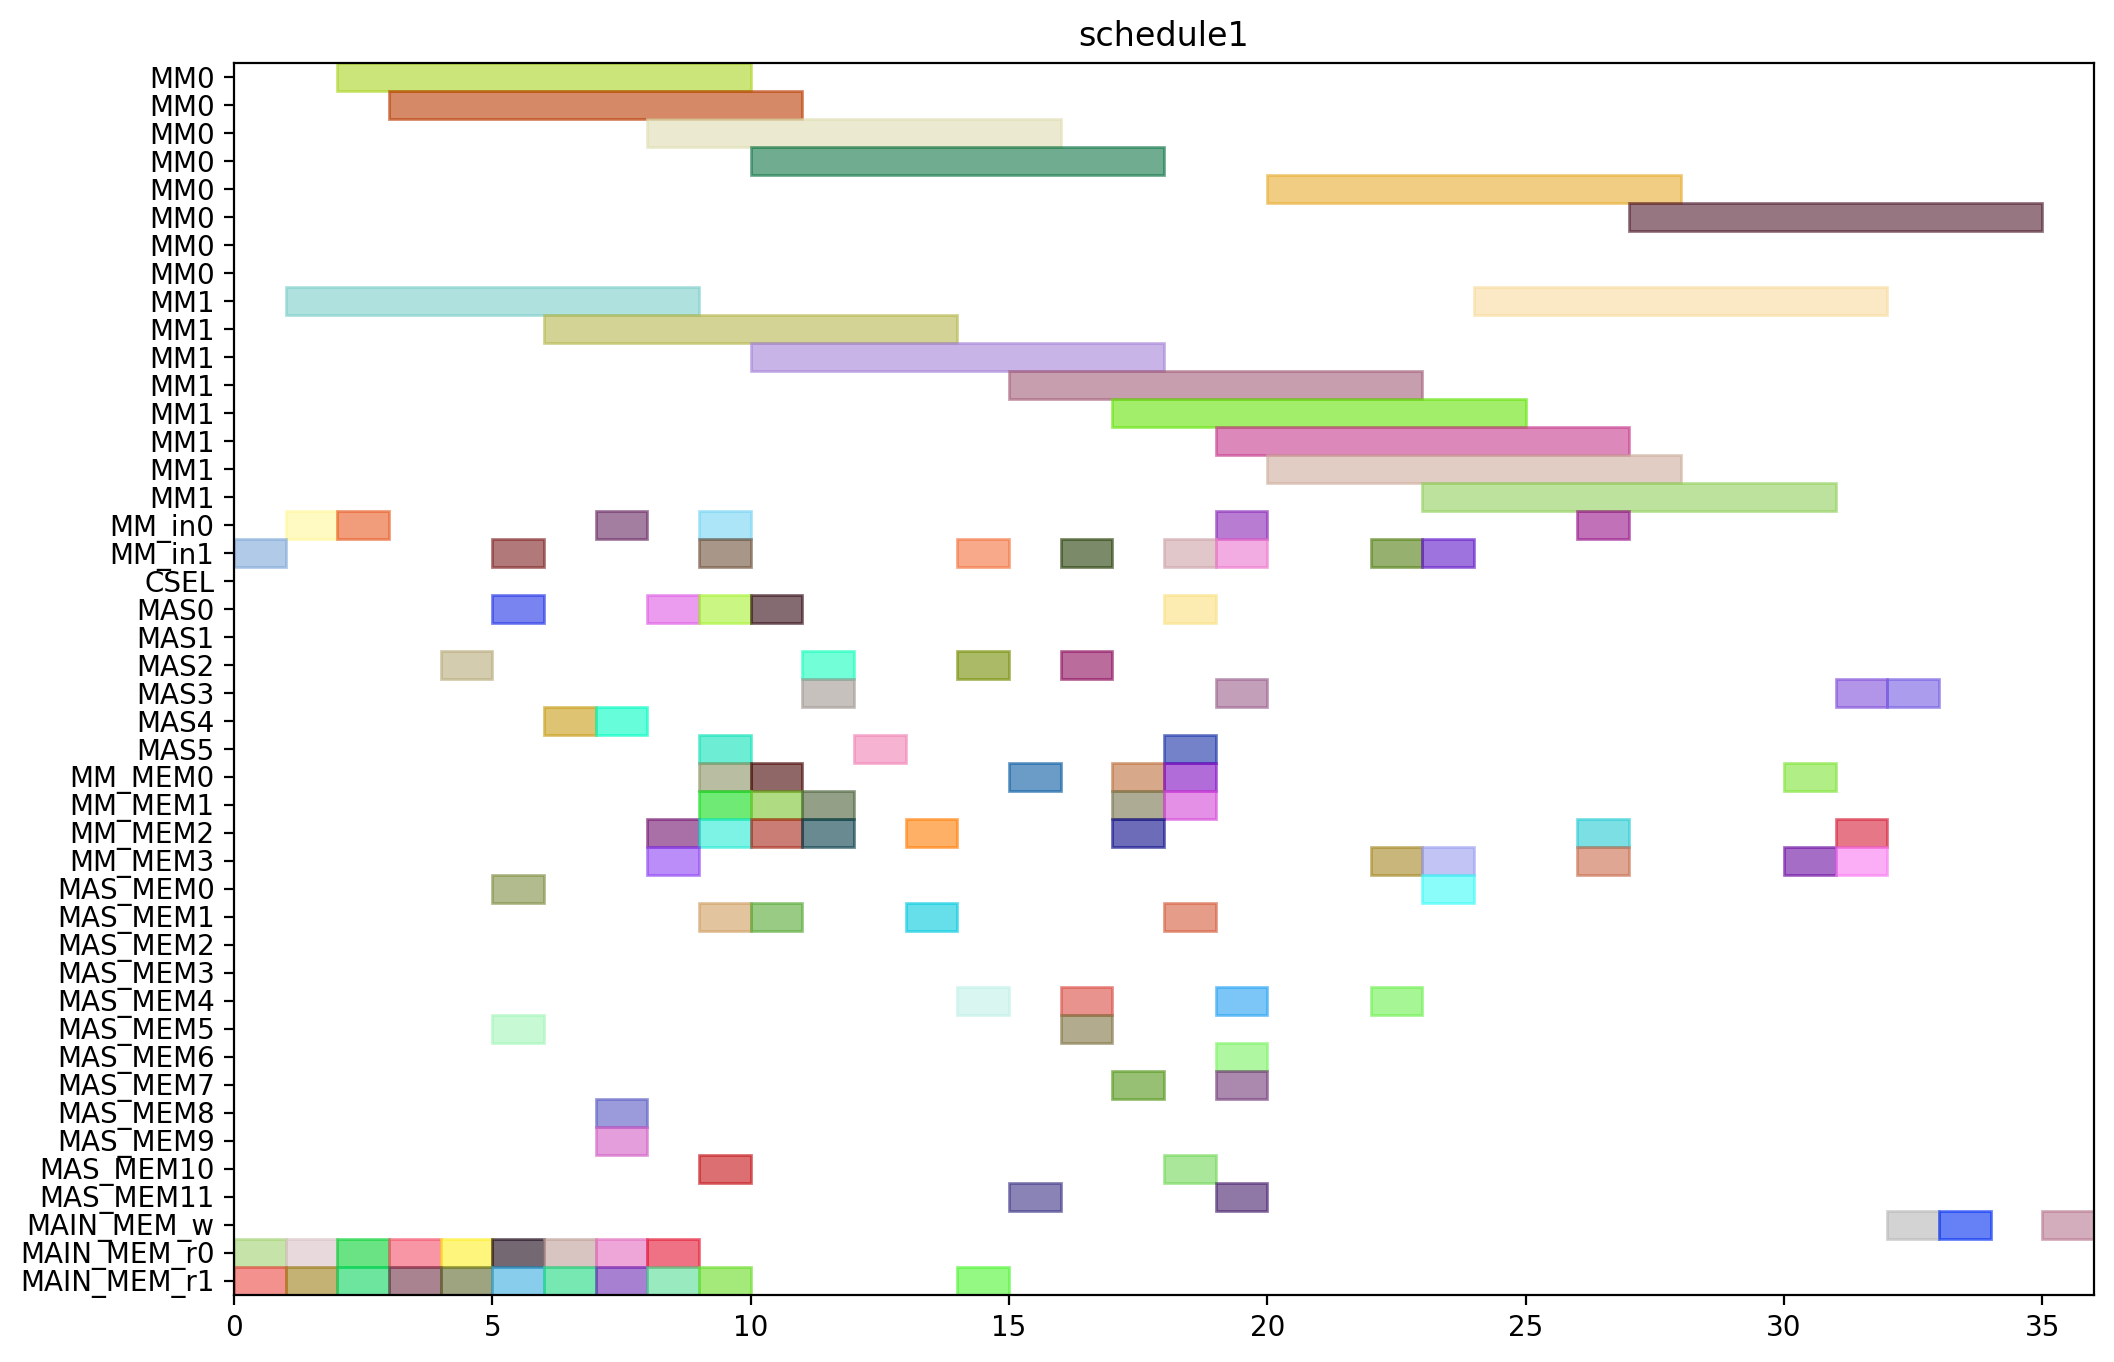

Write Python code to recreate this figure.
from pyschedule import Scenario, solvers, plotters, alt


def solve():
	horizon = 148
	S = Scenario("schedule1", horizon=horizon)

	# resource
	MM = S.Resources('MM', num=2, size=8)
	MM_in = S.Resources('MM_in', num=2)
	CSEL = S.Resource('CSEL')
	MAS = S.Resources('MAS', num=6, size=1, periods=range(1, horizon))
	MM_MEM = S.Resources('MM_MEM', num=4)
	MAS_MEM = S.Resources('MAS_MEM', num=12)
	MAIN_MEM_w = S.Resource('MAIN_MEM_w', size=1)
	MAIN_MEM_r = S.Resources('MAIN_MEM_r', num=2)

	# result of previous scheduling
	t0_in = S.Task('t0_in', length=1, delay_cost=1)
	S += t0_in >= 0
	t0_in += MM_in[1]

	t0_mem0 = S.Task('t0_mem0', length=1, delay_cost=1)
	S += t0_mem0 >= 0
	t0_mem0 += MAIN_MEM_r[0]

	t0_mem1 = S.Task('t0_mem1', length=1, delay_cost=1)
	S += t0_mem1 >= 0
	t0_mem1 += MAIN_MEM_r[1]

	t0 = S.Task('t0', length=8, delay_cost=1)
	S += t0 >= 1
	t0 += MM[1]

	t2_in = S.Task('t2_in', length=1, delay_cost=1)
	S += t2_in >= 1
	t2_in += MM_in[0]

	t2_mem0 = S.Task('t2_mem0', length=1, delay_cost=1)
	S += t2_mem0 >= 1
	t2_mem0 += MAIN_MEM_r[0]

	t2_mem1 = S.Task('t2_mem1', length=1, delay_cost=1)
	S += t2_mem1 >= 1
	t2_mem1 += MAIN_MEM_r[1]

	t1_in = S.Task('t1_in', length=1, delay_cost=1)
	S += t1_in >= 2
	t1_in += MM_in[0]

	t1_mem0 = S.Task('t1_mem0', length=1, delay_cost=1)
	S += t1_mem0 >= 2
	t1_mem0 += MAIN_MEM_r[0]

	t1_mem1 = S.Task('t1_mem1', length=1, delay_cost=1)
	S += t1_mem1 >= 2
	t1_mem1 += MAIN_MEM_r[1]

	t2 = S.Task('t2', length=8, delay_cost=1)
	S += t2 >= 2
	t2 += MM[0]

	t1 = S.Task('t1', length=8, delay_cost=1)
	S += t1 >= 3
	t1 += MM[0]

	t14_mem0 = S.Task('t14_mem0', length=1, delay_cost=1)
	S += t14_mem0 >= 3
	t14_mem0 += MAIN_MEM_r[0]

	t14_mem1 = S.Task('t14_mem1', length=1, delay_cost=1)
	S += t14_mem1 >= 3
	t14_mem1 += MAIN_MEM_r[1]

	t13_mem0 = S.Task('t13_mem0', length=1, delay_cost=1)
	S += t13_mem0 >= 4
	t13_mem0 += MAIN_MEM_r[0]

	t13_mem1 = S.Task('t13_mem1', length=1, delay_cost=1)
	S += t13_mem1 >= 4
	t13_mem1 += MAIN_MEM_r[1]

	t14 = S.Task('t14', length=1, delay_cost=1)
	S += t14 >= 4
	t14 += MAS[2]

	t13 = S.Task('t13', length=1, delay_cost=1)
	S += t13 >= 5
	t13 += MAS[0]

	t15_in = S.Task('t15_in', length=1, delay_cost=1)
	S += t15_in >= 5
	t15_in += MM_in[1]

	t15_mem0 = S.Task('t15_mem0', length=1, delay_cost=1)
	S += t15_mem0 >= 5
	t15_mem0 += MAS_MEM[0]

	t15_mem1 = S.Task('t15_mem1', length=1, delay_cost=1)
	S += t15_mem1 >= 5
	t15_mem1 += MAS_MEM[5]

	t4_mem0 = S.Task('t4_mem0', length=1, delay_cost=1)
	S += t4_mem0 >= 5
	t4_mem0 += MAIN_MEM_r[0]

	t4_mem1 = S.Task('t4_mem1', length=1, delay_cost=1)
	S += t4_mem1 >= 5
	t4_mem1 += MAIN_MEM_r[1]

	t15 = S.Task('t15', length=8, delay_cost=1)
	S += t15 >= 6
	t15 += MM[1]

	t3_mem0 = S.Task('t3_mem0', length=1, delay_cost=1)
	S += t3_mem0 >= 6
	t3_mem0 += MAIN_MEM_r[0]

	t3_mem1 = S.Task('t3_mem1', length=1, delay_cost=1)
	S += t3_mem1 >= 6
	t3_mem1 += MAIN_MEM_r[1]

	t4 = S.Task('t4', length=1, delay_cost=1)
	S += t4 >= 6
	t4 += MAS[4]

	t3 = S.Task('t3', length=1, delay_cost=1)
	S += t3 >= 7
	t3 += MAS[4]

	t5_in = S.Task('t5_in', length=1, delay_cost=1)
	S += t5_in >= 7
	t5_in += MM_in[0]

	t5_mem0 = S.Task('t5_mem0', length=1, delay_cost=1)
	S += t5_mem0 >= 7
	t5_mem0 += MAS_MEM[8]

	t5_mem1 = S.Task('t5_mem1', length=1, delay_cost=1)
	S += t5_mem1 >= 7
	t5_mem1 += MAS_MEM[9]

	t9_mem0 = S.Task('t9_mem0', length=1, delay_cost=1)
	S += t9_mem0 >= 7
	t9_mem0 += MAIN_MEM_r[0]

	t9_mem1 = S.Task('t9_mem1', length=1, delay_cost=1)
	S += t9_mem1 >= 7
	t9_mem1 += MAIN_MEM_r[1]

	t18_mem0 = S.Task('t18_mem0', length=1, delay_cost=1)
	S += t18_mem0 >= 8
	t18_mem0 += MM_MEM[2]

	t18_mem1 = S.Task('t18_mem1', length=1, delay_cost=1)
	S += t18_mem1 >= 8
	t18_mem1 += MM_MEM[3]

	t5 = S.Task('t5', length=8, delay_cost=1)
	S += t5 >= 8
	t5 += MM[0]

	t8_mem0 = S.Task('t8_mem0', length=1, delay_cost=1)
	S += t8_mem0 >= 8
	t8_mem0 += MAIN_MEM_r[0]

	t8_mem1 = S.Task('t8_mem1', length=1, delay_cost=1)
	S += t8_mem1 >= 8
	t8_mem1 += MAIN_MEM_r[1]

	t9 = S.Task('t9', length=1, delay_cost=1)
	S += t9 >= 8
	t9 += MAS[0]

	t10_in = S.Task('t10_in', length=1, delay_cost=1)
	S += t10_in >= 9
	t10_in += MM_in[1]

	t10_mem0 = S.Task('t10_mem0', length=1, delay_cost=1)
	S += t10_mem0 >= 9
	t10_mem0 += MAS_MEM[10]

	t10_mem1 = S.Task('t10_mem1', length=1, delay_cost=1)
	S += t10_mem1 >= 9
	t10_mem1 += MAS_MEM[1]

	t16_mem0 = S.Task('t16_mem0', length=1, delay_cost=1)
	S += t16_mem0 >= 9
	t16_mem0 += MM_MEM[2]

	t16_mem1 = S.Task('t16_mem1', length=1, delay_cost=1)
	S += t16_mem1 >= 9
	t16_mem1 += MM_MEM[1]

	t18 = S.Task('t18', length=1, delay_cost=1)
	S += t18 >= 9
	t18 += MAS[0]

	t20_in = S.Task('t20_in', length=1, delay_cost=1)
	S += t20_in >= 9
	t20_in += MM_in[0]

	t20_mem0 = S.Task('t20_mem0', length=1, delay_cost=1)
	S += t20_mem0 >= 9
	t20_mem0 += MM_MEM[0]

	t20_mem1 = S.Task('t20_mem1', length=1, delay_cost=1)
	S += t20_mem1 >= 9
	t20_mem1 += MAIN_MEM_r[1]

	t8 = S.Task('t8', length=1, delay_cost=1)
	S += t8 >= 9
	t8 += MAS[5]

	t10 = S.Task('t10', length=8, delay_cost=1)
	S += t10 >= 10
	t10 += MM[1]

	t11_mem0 = S.Task('t11_mem0', length=1, delay_cost=1)
	S += t11_mem0 >= 10
	t11_mem0 += MM_MEM[0]

	t11_mem1 = S.Task('t11_mem1', length=1, delay_cost=1)
	S += t11_mem1 >= 10
	t11_mem1 += MM_MEM[1]

	t16 = S.Task('t16', length=1, delay_cost=1)
	S += t16 >= 10
	t16 += MAS[0]

	t19_mem0 = S.Task('t19_mem0', length=1, delay_cost=1)
	S += t19_mem0 >= 10
	t19_mem0 += MM_MEM[2]

	t19_mem1 = S.Task('t19_mem1', length=1, delay_cost=1)
	S += t19_mem1 >= 10
	t19_mem1 += MAS_MEM[1]

	t20 = S.Task('t20', length=8, delay_cost=1)
	S += t20 >= 10
	t20 += MM[0]

	t11 = S.Task('t11', length=1, delay_cost=1)
	S += t11 >= 11
	t11 += MAS[3]

	t19 = S.Task('t19', length=1, delay_cost=1)
	S += t19 >= 11
	t19 += MAS[2]

	t6_mem0 = S.Task('t6_mem0', length=1, delay_cost=1)
	S += t6_mem0 >= 11
	t6_mem0 += MM_MEM[2]

	t6_mem1 = S.Task('t6_mem1', length=1, delay_cost=1)
	S += t6_mem1 >= 11
	t6_mem1 += MM_MEM[1]

	t6 = S.Task('t6', length=1, delay_cost=1)
	S += t6 >= 12
	t6 += MAS[5]

	t17_mem0 = S.Task('t17_mem0', length=1, delay_cost=1)
	S += t17_mem0 >= 13
	t17_mem0 += MM_MEM[2]

	t17_mem1 = S.Task('t17_mem1', length=1, delay_cost=1)
	S += t17_mem1 >= 13
	t17_mem1 += MAS_MEM[1]

	t17 = S.Task('t17', length=1, delay_cost=1)
	S += t17 >= 14
	t17 += MAS[2]

	t23_in = S.Task('t23_in', length=1, delay_cost=1)
	S += t23_in >= 14
	t23_in += MM_in[1]

	t23_mem0 = S.Task('t23_mem0', length=1, delay_cost=1)
	S += t23_mem0 >= 14
	t23_mem0 += MAS_MEM[4]

	t23_mem1 = S.Task('t23_mem1', length=1, delay_cost=1)
	S += t23_mem1 >= 14
	t23_mem1 += MAIN_MEM_r[1]

	t23 = S.Task('t23', length=8, delay_cost=1)
	S += t23 >= 15
	t23 += MM[1]

	t7_mem0 = S.Task('t7_mem0', length=1, delay_cost=1)
	S += t7_mem0 >= 15
	t7_mem0 += MM_MEM[0]

	t7_mem1 = S.Task('t7_mem1', length=1, delay_cost=1)
	S += t7_mem1 >= 15
	t7_mem1 += MAS_MEM[11]

	t28_in = S.Task('t28_in', length=1, delay_cost=1)
	S += t28_in >= 16
	t28_in += MM_in[1]

	t28_mem0 = S.Task('t28_mem0', length=1, delay_cost=1)
	S += t28_mem0 >= 16
	t28_mem0 += MAS_MEM[4]

	t28_mem1 = S.Task('t28_mem1', length=1, delay_cost=1)
	S += t28_mem1 >= 16
	t28_mem1 += MAS_MEM[5]

	t7 = S.Task('t7', length=1, delay_cost=1)
	S += t7 >= 16
	t7 += MAS[2]

	t12_mem0 = S.Task('t12_mem0', length=1, delay_cost=1)
	S += t12_mem0 >= 17
	t12_mem0 += MM_MEM[2]

	t12_mem1 = S.Task('t12_mem1', length=1, delay_cost=1)
	S += t12_mem1 >= 17
	t12_mem1 += MAS_MEM[7]

	t21_mem0 = S.Task('t21_mem0', length=1, delay_cost=1)
	S += t21_mem0 >= 17
	t21_mem0 += MM_MEM[0]

	t21_mem1 = S.Task('t21_mem1', length=1, delay_cost=1)
	S += t21_mem1 >= 17
	t21_mem1 += MM_MEM[1]

	t28 = S.Task('t28', length=8, delay_cost=1)
	S += t28 >= 17
	t28 += MM[1]

	t12 = S.Task('t12', length=1, delay_cost=1)
	S += t12 >= 18
	t12 += MAS[0]

	t21 = S.Task('t21', length=1, delay_cost=1)
	S += t21 >= 18
	t21 += MAS[5]

	t22_mem0 = S.Task('t22_mem0', length=1, delay_cost=1)
	S += t22_mem0 >= 18
	t22_mem0 += MM_MEM[0]

	t22_mem1 = S.Task('t22_mem1', length=1, delay_cost=1)
	S += t22_mem1 >= 18
	t22_mem1 += MM_MEM[1]

	t29_in = S.Task('t29_in', length=1, delay_cost=1)
	S += t29_in >= 18
	t29_in += MM_in[1]

	t29_mem0 = S.Task('t29_mem0', length=1, delay_cost=1)
	S += t29_mem0 >= 18
	t29_mem0 += MAS_MEM[10]

	t29_mem1 = S.Task('t29_mem1', length=1, delay_cost=1)
	S += t29_mem1 >= 18
	t29_mem1 += MAS_MEM[1]

	t22 = S.Task('t22', length=1, delay_cost=1)
	S += t22 >= 19
	t22 += MAS[3]

	t25_in = S.Task('t25_in', length=1, delay_cost=1)
	S += t25_in >= 19
	t25_in += MM_in[1]

	t25_mem0 = S.Task('t25_mem0', length=1, delay_cost=1)
	S += t25_mem0 >= 19
	t25_mem0 += MAS_MEM[4]

	t25_mem1 = S.Task('t25_mem1', length=1, delay_cost=1)
	S += t25_mem1 >= 19
	t25_mem1 += MAS_MEM[7]

	t27_in = S.Task('t27_in', length=1, delay_cost=1)
	S += t27_in >= 19
	t27_in += MM_in[0]

	t27_mem0 = S.Task('t27_mem0', length=1, delay_cost=1)
	S += t27_mem0 >= 19
	t27_mem0 += MAS_MEM[6]

	t27_mem1 = S.Task('t27_mem1', length=1, delay_cost=1)
	S += t27_mem1 >= 19
	t27_mem1 += MAS_MEM[11]

	t29 = S.Task('t29', length=8, delay_cost=1)
	S += t29 >= 19
	t29 += MM[1]

	t25 = S.Task('t25', length=8, delay_cost=1)
	S += t25 >= 20
	t25 += MM[1]

	t27 = S.Task('t27', length=8, delay_cost=1)
	S += t27 >= 20
	t27 += MM[0]


	# new tasks
	t24 = S.Task('t24', length=8, delay_cost=1)
	t24 += alt(MM)
	t24_in = S.Task('t24_in', length=1, delay_cost=1)
	t24_in += alt(MM_in)
	S += t24_in*MM_in[0]<=t24*MM[0]
	S += t24_in*MM_in[1]<=t24*MM[1]
	t24_mem0 = S.Task('t24_mem0', length=1, delay_cost=1)
	t24_mem0 += MAS_MEM[0]
	S += 18 < t24_mem0
	S += t24_mem0 <= t24

	t24_mem1 = S.Task('t24_mem1', length=1, delay_cost=1)
	t24_mem1 += MM_MEM[3]
	S += 22 < t24_mem1
	S += t24_mem1 <= t24

	t26 = S.Task('t26', length=8, delay_cost=1)
	t26 += alt(MM)
	t26_in = S.Task('t26_in', length=1, delay_cost=1)
	t26_in += alt(MM_in)
	S += t26_in*MM_in[0]<=t26*MM[0]
	S += t26_in*MM_in[1]<=t26*MM[1]
	t26_mem0 = S.Task('t26_mem0', length=1, delay_cost=1)
	t26_mem0 += MAS_MEM[4]
	S += 11 < t26_mem0
	S += t26_mem0 <= t26

	t26_mem1 = S.Task('t26_mem1', length=1, delay_cost=1)
	t26_mem1 += MM_MEM[3]
	S += 22 < t26_mem1
	S += t26_mem1 <= t26

	PZ_new = S.Task('PZ_new', length=8, delay_cost=1)
	PZ_new += alt(MM)
	PZ_new_in = S.Task('PZ_new_in', length=1, delay_cost=1)
	PZ_new_in += alt(MM_in)
	S += PZ_new_in*MM_in[0]<=PZ_new*MM[0]
	S += PZ_new_in*MM_in[1]<=PZ_new*MM[1]
	S += 0<PZ_new

	PZ_new_w = S.Task('PZ_new_w', length=1, delay_cost=1)
	PZ_new_w += alt(MAIN_MEM_w)
	S += PZ_new <= PZ_new_w

	PZ_new_mem0 = S.Task('PZ_new_mem0', length=1, delay_cost=1)
	PZ_new_mem0 += MM_MEM[2]
	S += 26 < PZ_new_mem0
	S += PZ_new_mem0 <= PZ_new

	PZ_new_mem1 = S.Task('PZ_new_mem1', length=1, delay_cost=1)
	PZ_new_mem1 += MM_MEM[3]
	S += 24 < PZ_new_mem1
	S += PZ_new_mem1 <= PZ_new

	PX_new = S.Task('PX_new', length=1, delay_cost=1)
	PX_new += alt(MAS)
	S += 0<PX_new

	PX_new_w = S.Task('PX_new_w', length=1, delay_cost=1)
	PX_new_w += alt(MAIN_MEM_w)
	S += PX_new <= PX_new_w

	PX_new_mem0 = S.Task('PX_new_mem0', length=1, delay_cost=1)
	PX_new_mem0 += MM_MEM[2]
	S += 27 < PX_new_mem0
	S += PX_new_mem0 <= PX_new

	PX_new_mem1 = S.Task('PX_new_mem1', length=1, delay_cost=1)
	PX_new_mem1 += alt(MM_MEM)
	S += (t24*MM[0])-1 < PX_new_mem1*MM_MEM[1]
	S += (t24*MM[1])-1 < PX_new_mem1*MM_MEM[3]
	S += PX_new_mem1 <= PX_new

	PY_new = S.Task('PY_new', length=1, delay_cost=1)
	PY_new += alt(MAS)
	S += 0<PY_new

	PY_new_w = S.Task('PY_new_w', length=1, delay_cost=1)
	PY_new_w += alt(MAIN_MEM_w)
	S += PY_new <= PY_new_w

	PY_new_mem0 = S.Task('PY_new_mem0', length=1, delay_cost=1)
	PY_new_mem0 += MM_MEM[0]
	S += 27 < PY_new_mem0
	S += PY_new_mem0 <= PY_new

	PY_new_mem1 = S.Task('PY_new_mem1', length=1, delay_cost=1)
	PY_new_mem1 += alt(MM_MEM)
	S += (t26*MM[0])-1 < PY_new_mem1*MM_MEM[1]
	S += (t26*MM[1])-1 < PY_new_mem1*MM_MEM[3]
	S += PY_new_mem1 <= PY_new

	solvers.mip.solve(S,msg=1,kind='CPLEX',ratio_gap=1.01)

	solution = [['hoge']*len(S.solution()[1]) for i in range(len(S.solution()))]
	for i in range(len(S.solution())):
		for j in range(len(S.solution()[i])):
			solution[i][j]=str(S.solution()[i][j])
	print(solution)

	cycles = int(solution[-1][3])

	pic_file_name = "/home/mfukuda/ABE/multiRAM_multiMAS_16mux/scheduling_result/stage8MM2_stage1MAS6/EP_ADD_A_0/schedule1.png"
	if(S.solution() != []):
		plotters.matplotlib.plot(S,img_filename=pic_file_name, show_task_labels=False, fig_size=(cycles*0.25+3, 8))

	return solution
